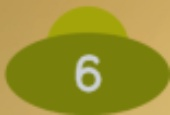
#> input picture spacy/classifier/test2.jpg, 170 x 115 px
$ python classifier.py
#> lines starting #> are read from the running program, lines starting #| are printed output that depends on the picture
import os
import glob
import cv2
import numpy as np
from sklearn import svm
import pickle

class svmClassifier:
    def __init__(self, path):
        self.dataset_root = path
        self.classifier = svm.SVC(kernel='linear')
        self.model_path = os.path.join(os.path.dirname(os.path.realpath(__file__)), "model.pkl")
        self.X_test = None
        self.Y_test = None
        self.trained = False
        self.width = 170
        self.height = 115

    def preprocess(self, image):
        if len(image.shape) != 2:
            # convert to grayscale if not already
            image = cv2.cvtColor(image, cv2.COLOR_BGR2GRAY)

        if list(image.shape) != [self.height, self.width]:
            # resize image if not already
            image = cv2.resize(image, (self.width, self.height))

        # return 1d array
        return image.flatten()

    def load(self, path, limit=None):
        images, labels = [], []
        image_list = glob.glob(path+"/*/*")
        np.random.shuffle(image_list)

        for i, p in enumerate(image_list):
            images.append(self.preprocess(cv2.imread(p,0)))
            labels.append(os.path.basename(os.path.dirname(p)))
            if limit:
                if i > limit:
                    break

        return np.array(images), np.array(labels)

    def split(self, dataset, test_size=0.34):
        # train test split
        n = int(len(dataset[0])*(1-test_size))
        X_train, Y_train = dataset[0][:n], dataset[1][:n]
        X_test, Y_test = dataset[0][n:], dataset[1][n:]

        return (X_train, Y_train), (X_test, Y_test)

    def train(self, test_size=0.34, limit=None):
        # dataset preparation
        dataset = self.load(self.dataset_root, limit)
        (X_train, Y_train), (self.X_test, self.Y_test) = self.split(dataset, test_size)

        # training the model
        self.classifier.fit(X_train, Y_train)
        self.trained = True

        # saving model to disk
        with open(self.model_path, "wb") as f:
            f.write(pickle.dumps(self.classifier))

        return self.classifier

    def predict(self, image=None, images=None, model_path=None):
        if not self.trained:
            model_path = self.model_path if model_path == None else model_path
            if os.path.exists(model_path):
                with open(model_path, "rb") as f:
                    self.classifier = pickle.loads(f.read())
                    self.trained = True
            else:
                print("Trained model: {} not found".format(model_path))

        if image is not None:
            # predicting on single image
            images = [self.preprocess(image)]
        elif images is not None:
            # predicting on batch of images
            images = [self.preprocess(x) for x in images]

        return [eval(x) for x in self.classifier.predict(images)]

# object initialization
classifier = svmClassifier("numbers")

if __name__ == "__main__":
    print("Training model...")
    #classifier.train()
    img = cv2.imread("test2.jpg")
#> img is the input picture: shape (115, 170, 3); mean B, G, R 47.3, 146.4, 154.7
    print(classifier.predict(img))
#> in preprocess, `image = cv2.cvtColor(image, cv2.COLOR_BGR2GRAY)`:
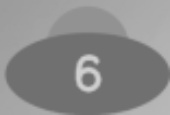
#> image: shape (115, 170); min 109, max 210, mean 137.7
#> (the run stopped early here; a loop or call above may not have finished)
